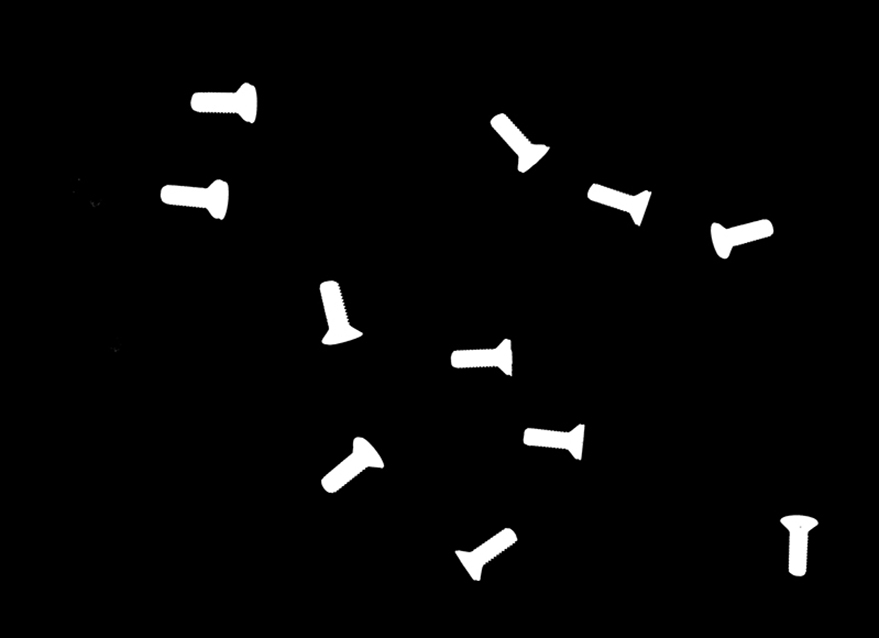
//> input picture Recursos/64 Etiquetado de objetos usando las OpenCV/Clase1.jpg, 879 x 638 px
$ ./Etiquetado_de_objetos_usando_las_OpenCV   (built with g++ and OpenCV 4)
//> lines starting //> are read from the running program, lines starting //| are printed output that depends on the picture; after the words box and inside, x2 and y2 are one past the last pixel; in counts of white or black regions, pixels touching at a corner belong together

#include "stdafx.h"
#include <opencv2/core/core.hpp>
#include <opencv2/highgui/highgui.hpp>
#include "opencv2/imgproc/imgproc.hpp"
#include <opencv2/ml/ml.hpp>
#include <iostream>

using namespace cv;
using namespace std;

int main() {

	Mat image = imread("clase1.jpg");
//> image is the input picture: 638 rows x 879 cols, CV_8UC3; min 0, max 255, mean 6.7

	if (!image.data) {
		cout << "Error!!\n";
		return 1;
	}
	imshow("Input Image", image);

	//Prepare the image for findContours
	cvtColor(image, image, CV_BGR2GRAY);
//> image: 638 rows x 879 cols, CV_8UC1
	threshold(image, image, 128, 255, CV_THRESH_BINARY);
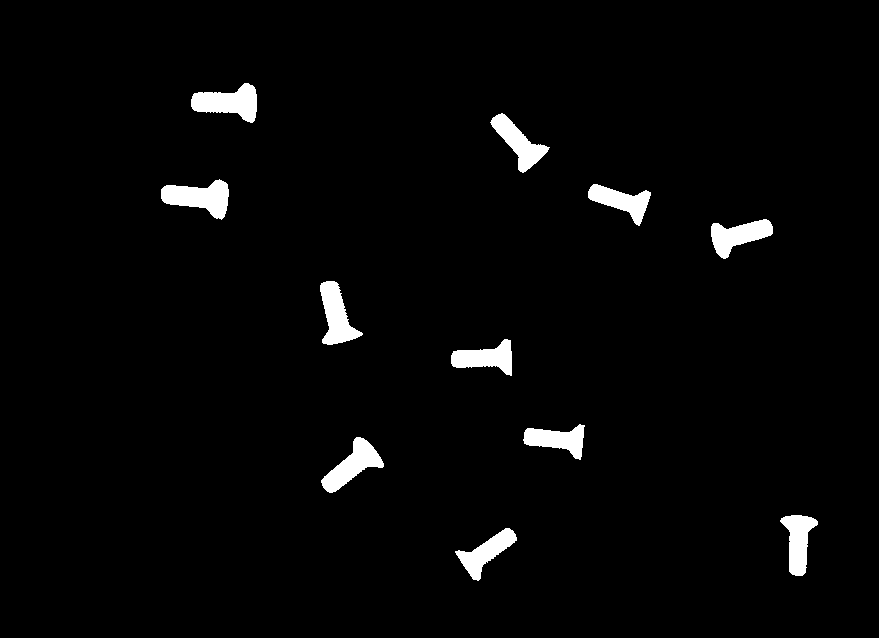
//> image: 638 rows x 879 cols, CV_8UC1; 2.6% white; 11 white regions

	//Find the contours
	vector<vector<Point> > contours;
	Mat contourOutput = image.clone();
	findContours(contourOutput, contours, CV_RETR_LIST, CV_CHAIN_APPROX_NONE);
//> contours = 11 contours; largest, box (x1, y1, x2, y2) and area: (161, 179, 229, 220) 1507, (191, 83, 257, 123) 1470, (321, 437, 384, 493) 1377, (320, 281, 363, 345) 1346, (711, 219, 773, 259) 1244

	//Draw the contours
	Mat contourImage(image.size(), CV_8UC3, Scalar(0, 0, 0));
	Scalar colors[3];
	colors[0] = Scalar(255, 0, 0);
	colors[1] = Scalar(0, 255, 0);
	colors[2] = Scalar(0, 0, 255);

	for (size_t idx = 0; idx < contours.size(); idx++)
			drawContours(contourImage, contours, idx, colors[idx % 3]);
//> this loop made 11 passes
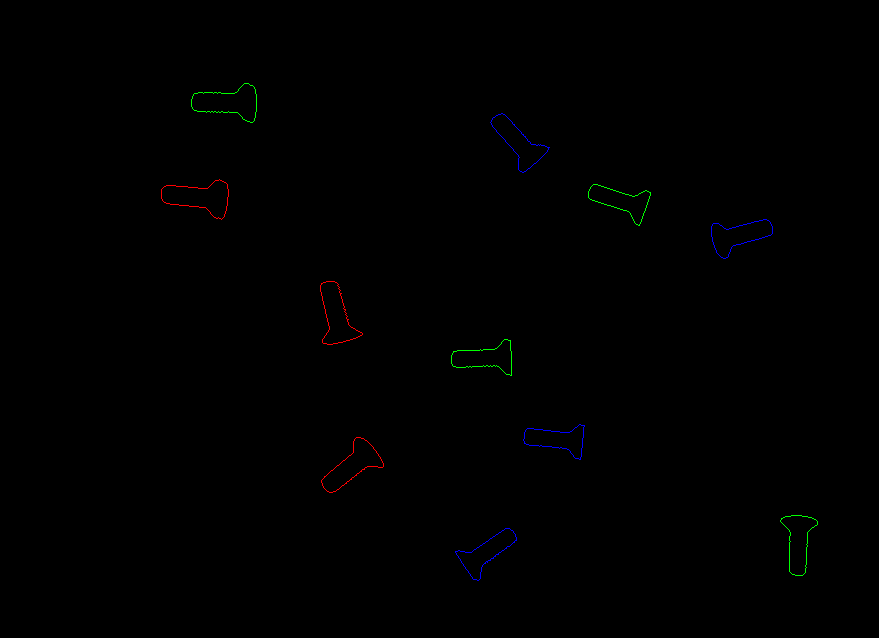
//> contourImage: 638 rows x 879 cols, CV_8UC3; mean B, G, R 0.3, 0.3, 0.2

	imshow("Contours", contourImage);

	waitKey(0);
	return 0;
}
